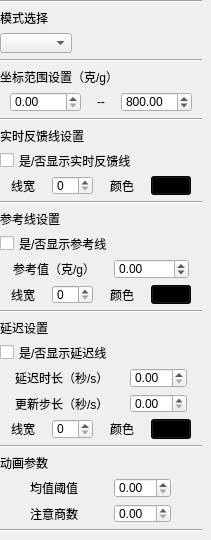
        <widget class="QWidget" name="tab_3">
         <attribute name="title">
          <string>显示</string>
         </attribute>
         <widget class="QWidget" name="verticalLayoutWidget_4">
          <property name="geometry">
           <rect>
            <x>0</x>
            <y>0</y>
            <width>202</width>
            <height>531</height>
           </rect>
          </property>
          <layout class="QVBoxLayout" name="verticalLayout_8">
           <item>
            <widget class="Line" name="line_16">
             <property name="orientation">
              <enum>Qt::Horizontal</enum>
             </property>
            </widget>
           </item>
           <item>
            <widget class="QLabel" name="label_10">
             <property name="sizePolicy">
              <sizepolicy hsizetype="Fixed" vsizetype="Preferred">
               <horstretch>0</horstretch>
               <verstretch>0</verstretch>
              </sizepolicy>
             </property>
             <property name="text">
              <string>模式选择</string>
             </property>
            </widget>
           </item>
           <item>
            <widget class="QComboBox" name="zcc_comboBox_modeSelection">
             <property name="sizePolicy">
              <sizepolicy hsizetype="Fixed" vsizetype="Fixed">
               <horstretch>0</horstretch>
               <verstretch>0</verstretch>
              </sizepolicy>
             </property>
            </widget>
           </item>
           <item>
            <widget class="Line" name="line_2">
             <property name="orientation">
              <enum>Qt::Horizontal</enum>
             </property>
            </widget>
           </item>
           <item>
            <widget class="QLabel" name="label_11">
             <property name="sizePolicy">
              <sizepolicy hsizetype="Fixed" vsizetype="Preferred">
               <horstretch>0</horstretch>
               <verstretch>0</verstretch>
              </sizepolicy>
             </property>
             <property name="text">
              <string>坐标范围设置（克/g）</string>
             </property>
            </widget>
           </item>
           <item>
            <layout class="QHBoxLayout" name="horizontalLayout_7">
             <item>
              <widget class="QDoubleSpinBox" name="zcc_doubleSpinBox_yMin">
               <property name="sizePolicy">
                <sizepolicy hsizetype="Fixed" vsizetype="Fixed">
                 <horstretch>0</horstretch>
                 <verstretch>0</verstretch>
                </sizepolicy>
               </property>
               <property name="maximum">
                <double>2000.000000000000000</double>
               </property>
              </widget>
             </item>
             <item>
              <widget class="QLabel" name="label_12">
               <property name="sizePolicy">
                <sizepolicy hsizetype="Fixed" vsizetype="Fixed">
                 <horstretch>0</horstretch>
                 <verstretch>0</verstretch>
                </sizepolicy>
               </property>
               <property name="text">
                <string>&lt;html&gt;&lt;head/&gt;&lt;body&gt;&lt;p&gt;--&lt;/p&gt;&lt;/body&gt;&lt;/html&gt;</string>
               </property>
              </widget>
             </item>
             <item>
              <widget class="QDoubleSpinBox" name="zcc_doubleSpinBox_yMax">
               <property name="sizePolicy">
                <sizepolicy hsizetype="Fixed" vsizetype="Fixed">
                 <horstretch>0</horstretch>
                 <verstretch>0</verstretch>
                </sizepolicy>
               </property>
               <property name="maximum">
                <double>2000.000000000000000</double>
               </property>
               <property name="value">
                <double>800.000000000000000</double>
               </property>
              </widget>
             </item>
            </layout>
           </item>
           <item>
            <widget class="Line" name="line_3">
             <property name="orientation">
              <enum>Qt::Horizontal</enum>
             </property>
            </widget>
           </item>
           <item>
            <widget class="QLabel" name="label_18">
             <property name="sizePolicy">
              <sizepolicy hsizetype="Fixed" vsizetype="Preferred">
               <horstretch>0</horstretch>
               <verstretch>0</verstretch>
              </sizepolicy>
             </property>
             <property name="text">
              <string>实时反馈线设置</string>
             </property>
            </widget>
           </item>
           <item>
            <widget class="QCheckBox" name="zcc_checkBox_flagDisplayFeedbackCurve">
             <property name="sizePolicy">
              <sizepolicy hsizetype="Fixed" vsizetype="Fixed">
               <horstretch>0</horstretch>
               <verstretch>0</verstretch>
              </sizepolicy>
             </property>
             <property name="styleSheet">
              <string notr="true"/>
             </property>
             <property name="text">
              <string>是/否显示实时反馈线</string>
             </property>
            </widget>
           </item>
           <item>
            <layout class="QHBoxLayout" name="horizontalLayout_20">
             <item>
              <widget class="QLabel" name="label_38">
               <property name="sizePolicy">
                <sizepolicy hsizetype="Fixed" vsizetype="Preferred">
                 <horstretch>0</horstretch>
                 <verstretch>0</verstretch>
                </sizepolicy>
               </property>
               <property name="text">
                <string>线宽</string>
               </property>
              </widget>
             </item>
             <item>
              <widget class="QSpinBox" name="zcc_spinBox_feedbackCurveWidth">
               <property name="sizePolicy">
                <sizepolicy hsizetype="Fixed" vsizetype="Fixed">
                 <horstretch>0</horstretch>
                 <verstretch>0</verstretch>
                </sizepolicy>
               </property>
              </widget>
             </item>
             <item>
              <widget class="QLabel" name="label_39">
               <property name="sizePolicy">
                <sizepolicy hsizetype="Fixed" vsizetype="Preferred">
                 <horstretch>0</horstretch>
                 <verstretch>0</verstretch>
                </sizepolicy>
               </property>
               <property name="text">
                <string>颜色</string>
               </property>
              </widget>
             </item>
             <item>
              <widget class="QPushButton" name="zcc_pushButton_feedbackCurveColor">
               <property name="sizePolicy">
                <sizepolicy hsizetype="Fixed" vsizetype="Fixed">
                 <horstretch>0</horstretch>
                 <verstretch>0</verstretch>
                </sizepolicy>
               </property>
               <property name="styleSheet">
                <string notr="true">background-color: black;</string>
               </property>
               <property name="text">
                <string/>
               </property>
               <property name="default">
                <bool>false</bool>
               </property>
              </widget>
             </item>
            </layout>
           </item>
           <item>
            <widget class="Line" name="line_19">
             <property name="orientation">
              <enum>Qt::Horizontal</enum>
             </property>
            </widget>
           </item>
           <item>
            <widget class="QLabel" name="label_13">
             <property name="sizePolicy">
              <sizepolicy hsizetype="Fixed" vsizetype="Preferred">
               <horstretch>0</horstretch>
               <verstretch>0</verstretch>
              </sizepolicy>
             </property>
             <property name="text">
              <string>参考线设置</string>
             </property>
            </widget>
           </item>
           <item>
            <widget class="QCheckBox" name="zcc_checkBox_flagDisplayReferenceCurve">
             <property name="sizePolicy">
              <sizepolicy hsizetype="Fixed" vsizetype="Fixed">
               <horstretch>0</horstretch>
               <verstretch>0</verstretch>
              </sizepolicy>
             </property>
             <property name="text">
              <string>是/否显示参考线</string>
             </property>
            </widget>
           </item>
           <item>
            <layout class="QHBoxLayout" name="horizontalLayout_13">
             <item>
              <widget class="QLabel" name="label_26">
               <property name="sizePolicy">
                <sizepolicy hsizetype="Fixed" vsizetype="Preferred">
                 <horstretch>0</horstretch>
                 <verstretch>0</verstretch>
                </sizepolicy>
               </property>
               <property name="text">
                <string>参考值（克/g）</string>
               </property>
              </widget>
             </item>
             <item>
              <widget class="QDoubleSpinBox" name="zcc_doubleSpinBox_yReference">
               <property name="sizePolicy">
                <sizepolicy hsizetype="Fixed" vsizetype="Fixed">
                 <horstretch>0</horstretch>
                 <verstretch>0</verstretch>
                </sizepolicy>
               </property>
               <property name="minimum">
                <double>-1000.000000000000000</double>
               </property>
               <property name="maximum">
                <double>1000.000000000000000</double>
               </property>
              </widget>
             </item>
            </layout>
           </item>
           <item>
            <layout class="QHBoxLayout" name="horizontalLayout_12">
             <item>
              <widget class="QLabel" name="label_23">
               <property name="sizePolicy">
                <sizepolicy hsizetype="Fixed" vsizetype="Preferred">
                 <horstretch>0</horstretch>
                 <verstretch>0</verstretch>
                </sizepolicy>
               </property>
               <property name="text">
                <string>线宽</string>
               </property>
              </widget>
             </item>
             <item>
              <widget class="QSpinBox" name="zcc_spinBox_referenceCurveWidth">
               <property name="sizePolicy">
                <sizepolicy hsizetype="Fixed" vsizetype="Fixed">
                 <horstretch>0</horstretch>
                 <verstretch>0</verstretch>
                </sizepolicy>
               </property>
              </widget>
             </item>
             <item>
              <widget class="QLabel" name="label_24">
               <property name="sizePolicy">
                <sizepolicy hsizetype="Fixed" vsizetype="Preferred">
                 <horstretch>0</horstretch>
                 <verstretch>0</verstretch>
                </sizepolicy>
               </property>
               <property name="text">
                <string>颜色</string>
               </property>
              </widget>
             </item>
             <item>
              <widget class="QPushButton" name="zcc_pushButton_referenceCurveColor">
               <property name="sizePolicy">
                <sizepolicy hsizetype="Fixed" vsizetype="Fixed">
                 <horstretch>0</horstretch>
                 <verstretch>0</verstretch>
                </sizepolicy>
               </property>
               <property name="styleSheet">
                <string notr="true">background-color: black;</string>
               </property>
               <property name="text">
                <string/>
               </property>
               <property name="default">
                <bool>false</bool>
               </property>
              </widget>
             </item>
            </layout>
           </item>
           <item>
            <widget class="Line" name="line_5">
             <property name="orientation">
              <enum>Qt::Horizontal</enum>
             </property>
            </widget>
           </item>
           <item>
            <widget class="QLabel" name="label_25">
             <property name="sizePolicy">
              <sizepolicy hsizetype="Fixed" vsizetype="Preferred">
               <horstretch>0</horstretch>
               <verstretch>0</verstretch>
              </sizepolicy>
             </property>
             <property name="text">
              <string>延迟设置</string>
             </property>
            </widget>
           </item>
           <item>
            <widget class="QCheckBox" name="zcc_checkBox_flagDisplayDelayedCurve">
             <property name="sizePolicy">
              <sizepolicy hsizetype="Fixed" vsizetype="Fixed">
               <horstretch>0</horstretch>
               <verstretch>0</verstretch>
              </sizepolicy>
             </property>
             <property name="text">
              <string>是/否显示延迟线</string>
             </property>
            </widget>
           </item>
           <item>
            <layout class="QHBoxLayout" name="horizontalLayout_14">
             <item>
              <widget class="QLabel" name="label_28">
               <property name="sizePolicy">
                <sizepolicy hsizetype="Fixed" vsizetype="Preferred">
                 <horstretch>0</horstretch>
                 <verstretch>0</verstretch>
                </sizepolicy>
               </property>
               <property name="text">
                <string>延迟时长（秒/s）</string>
               </property>
              </widget>
             </item>
             <item>
              <widget class="QDoubleSpinBox" name="zcc_doubleSpinBox_delayedLength">
               <property name="sizePolicy">
                <sizepolicy hsizetype="Fixed" vsizetype="Fixed">
                 <horstretch>0</horstretch>
                 <verstretch>0</verstretch>
                </sizepolicy>
               </property>
              </widget>
             </item>
            </layout>
           </item>
           <item>
            <layout class="QHBoxLayout" name="horizontalLayout_15">
             <item>
              <widget class="QLabel" name="label_29">
               <property name="sizePolicy">
                <sizepolicy hsizetype="Fixed" vsizetype="Preferred">
                 <horstretch>0</horstretch>
                 <verstretch>0</verstretch>
                </sizepolicy>
               </property>
               <property name="text">
                <string>更新步长（秒/s）</string>
               </property>
              </widget>
             </item>
             <item>
              <widget class="QDoubleSpinBox" name="zcc_doubleSpinBox_updateStepLength">
               <property name="sizePolicy">
                <sizepolicy hsizetype="Fixed" vsizetype="Fixed">
                 <horstretch>0</horstretch>
                 <verstretch>0</verstretch>
                </sizepolicy>
               </property>
              </widget>
             </item>
            </layout>
           </item>
           <item>
            <layout class="QHBoxLayout" name="horizontalLayout_16">
             <item>
              <widget class="QLabel" name="label_30">
               <property name="sizePolicy">
                <sizepolicy hsizetype="Fixed" vsizetype="Preferred">
                 <horstretch>0</horstretch>
                 <verstretch>0</verstretch>
                </sizepolicy>
               </property>
               <property name="text">
                <string>线宽</string>
               </property>
              </widget>
             </item>
             <item>
              <widget class="QSpinBox" name="zcc_spinBox_delayedCurveWidth">
               <property name="sizePolicy">
                <sizepolicy hsizetype="Fixed" vsizetype="Fixed">
                 <horstretch>0</horstretch>
                 <verstretch>0</verstretch>
                </sizepolicy>
               </property>
              </widget>
             </item>
             <item>
              <widget class="QLabel" name="label_31">
               <property name="sizePolicy">
                <sizepolicy hsizetype="Fixed" vsizetype="Preferred">
                 <horstretch>0</horstretch>
                 <verstretch>0</verstretch>
                </sizepolicy>
               </property>
               <property name="text">
                <string>颜色</string>
               </property>
              </widget>
             </item>
             <item>
              <widget class="QPushButton" name="zcc_pushButton_delayedCurveColor">
               <property name="sizePolicy">
                <sizepolicy hsizetype="Fixed" vsizetype="Fixed">
                 <horstretch>0</horstretch>
                 <verstretch>0</verstretch>
                </sizepolicy>
               </property>
               <property name="styleSheet">
                <string notr="true">background-color: black;</string>
               </property>
               <property name="text">
                <string/>
               </property>
               <property name="checkable">
                <bool>false</bool>
               </property>
              </widget>
             </item>
            </layout>
           </item>
           <item>
            <widget class="Line" name="line_6">
             <property name="orientation">
              <enum>Qt::Horizontal</enum>
             </property>
            </widget>
           </item>
           <item>
            <widget class="QLabel" name="label_36">
             <property name="sizePolicy">
              <sizepolicy hsizetype="Fixed" vsizetype="Preferred">
               <horstretch>0</horstretch>
               <verstretch>0</verstretch>
              </sizepolicy>
             </property>
             <property name="text">
              <string>动画参数</string>
             </property>
            </widget>
           </item>
           <item>
            <layout class="QHBoxLayout" name="horizontalLayout_17">
             <item>
              <widget class="QLabel" name="label_34">
               <property name="sizePolicy">
                <sizepolicy hsizetype="Fixed" vsizetype="Preferred">
                 <horstretch>0</horstretch>
                 <verstretch>0</verstretch>
                </sizepolicy>
               </property>
               <property name="text">
                <string>均值阈值</string>
               </property>
              </widget>
             </item>
             <item>
              <widget class="QDoubleSpinBox" name="zcc_doubleSpinBox_thresholdOfMean">
               <property name="sizePolicy">
                <sizepolicy hsizetype="Fixed" vsizetype="Fixed">
                 <horstretch>0</horstretch>
                 <verstretch>0</verstretch>
                </sizepolicy>
               </property>
              </widget>
             </item>
            </layout>
           </item>
           <item>
            <layout class="QHBoxLayout" name="horizontalLayout_18">
             <item>
              <widget class="QLabel" name="label_35">
               <property name="sizePolicy">
                <sizepolicy hsizetype="Fixed" vsizetype="Preferred">
                 <horstretch>0</horstretch>
                 <verstretch>0</verstretch>
                </sizepolicy>
               </property>
               <property name="text">
                <string>注意商数</string>
               </property>
              </widget>
             </item>
             <item>
              <widget class="QDoubleSpinBox" name="zcc_doubleSpinBox_thresholdOfStd">
               <property name="sizePolicy">
                <sizepolicy hsizetype="Fixed" vsizetype="Fixed">
                 <horstretch>0</horstretch>
                 <verstretch>0</verstretch>
                </sizepolicy>
               </property>
              </widget>
             </item>
            </layout>
           </item>
           <item>
            <widget class="Line" name="line_7">
             <property name="orientation">
              <enum>Qt::Horizontal</enum>
             </property>
            </widget>
           </item>
           <item>
            <spacer name="verticalSpacer">
             <property name="orientation">
              <enum>Qt::Vertical</enum>
             </property>
             <property name="sizeHint" stdset="0">
              <size>
               <width>20</width>
               <height>40</height>
              </size>
             </property>
            </spacer>
           </item>
          </layout>
         </widget>
        </widget>
